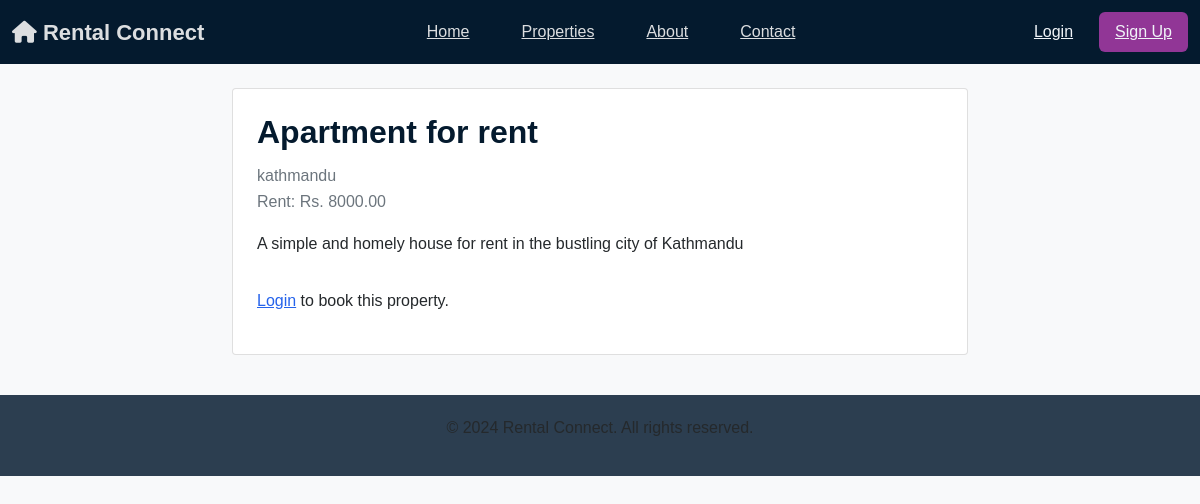
The page /property/1/ on the database as committed earlier.
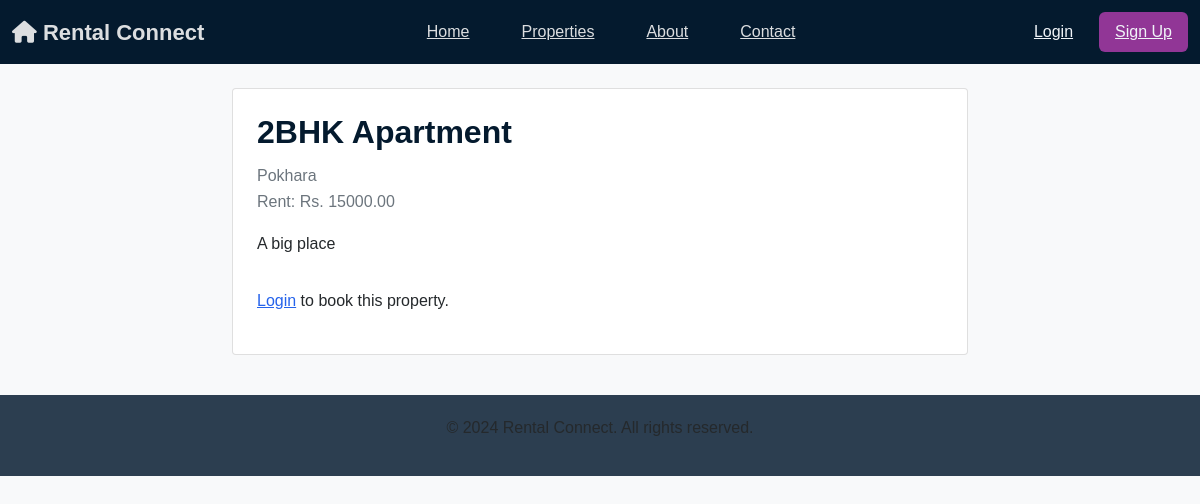
The same page on the database as committed later.
### listings/models.py (models this page shows, shortened)
class Property(models.Model):
    landlord = models.ForeignKey(
        CustomUser,
        on_delete=models.CASCADE,
        related_name='properties'
    )
    title = models.CharField(max_length=100)
    description = models.TextField()
    city = models.CharField(max_length=50)
    rent = models.DecimalField(max_digits=10, decimal_places=2)
    bedrooms = models.PositiveIntegerField()
    bathrooms = models.PositiveIntegerField()
    address = models.TextField()
    image = models.ImageField(
        upload_to='property_images/',
        blank=True,
        null=True
    )
    is_verified = models.BooleanField(default=False)
    created_at = models.DateTimeField(auto_now_add=True)
    class Meta:
        ordering = ['-created_at']

### listings/views.py (the view)
# urls.py: path('property/<int:property_id>/', views.property_detail, name='property_detail'),
def property_detail(request, property_id):
    prop = get_object_or_404(
        Property,
        id=property_id,
        is_verified=True
    )
    return render(request, 'listings/property_detail.html', {
        'property': prop
    })

### templates/listings/property_detail.html
{% extends "base.html" %}
{% block content %}
<div class="container mt-5">
    <div class="row justify-content-center">
        <div class="col-md-8">
            <div class="card p-4">
                <h2>{{ property.title }}</h2>
                <p class="text-muted">
                    {{ property.city }} <br>
                    Rent: Rs. {{ property.rent }}
                </p>
                <p>{{ property.description }}</p>
                {% if user.is_authenticated and user.is_tenant %}
                    <a href="{% url 'request_booking' property.id %}"
                       class="btn btn-primary mt-3">
                        Request Booking
                    </a>
                {% elif not user.is_authenticated %}
                    <p class="mt-3">
                        <a href="{% url 'login' %}">Login</a> to book this property.
                    </p>
                {% endif %}
            </div>
        </div>
    </div>
</div>
{% endblock %}

Rows that differ between the two databases and show on the page:
changed Property: title "Apartment for rent" → "2BHK Apartment"; city "kathmandu" → "Pokhara"; rent "8000.00" → "15000.00"; description "A simple and homely house for rent in the bustling city of Kathmandu" → "A big place"
